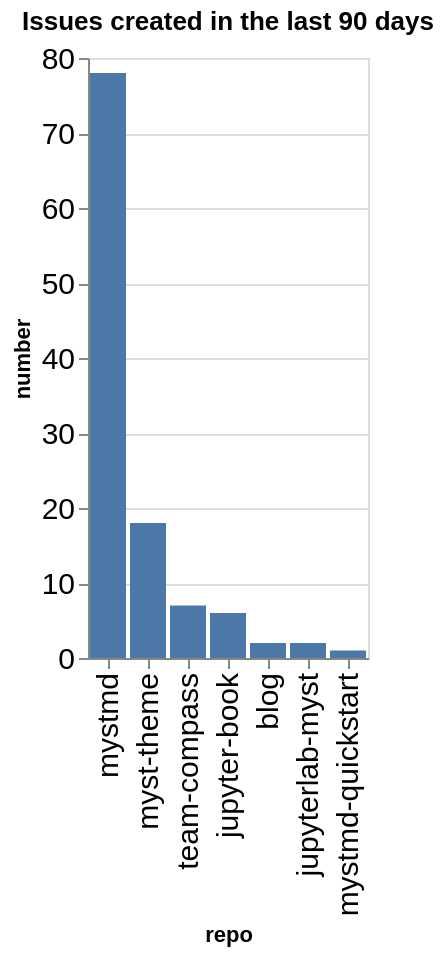

Notebook cell for this chart:
### Code cell
created_counts = created.groupby(['org', 'repo']).count()['number'].reset_index()
created_counts['org/repo'] = created_counts.apply(lambda a: a['org'] + '/' + a['repo'], axis=1)
sorted_vals = created_counts.sort_values(['org', 'number'], ascending=False)['repo'].values
alt.Chart(data=created_counts, title=f"Issues created in the last {n_days} days").mark_bar().encode(
    x=alt.X('repo', sort=alt.Sort(sorted_vals.tolist())),
    y='number',
)

### Figure 1 — Vega-Lite specification as saved in the notebook (floating-point values rounded to 4 significant figures)
{"config": {"axisLeft": {"labelFontSize": 15}, "axisBottom": {"labelFontSize": 15}}, "data": {"name": "data-76483cd13e9b12ad3930d58ce1c0d790"}, "mark": {"type": "bar"}, "encoding": {"x": {"field": "repo", "sort": ["mystmd", "myst-theme", "team-compass", "jupyter-book", "blog", "jupyterlab-myst", "mystmd-quickstart"], "type": "nominal"}, "y": {"field": "number", "type": "quantitative"}}, "title": "Issues created in the last 90 days", "$schema": "https://vega.github.io/schema/vega-lite/v5.20.1.json", "datasets": {"data-76483cd13e9b12ad3930d58ce1c0d790": [{"org": "jupyter-book", "repo": "blog", "number": 2, "org/repo": "jupyter-book/blog"}, {"org": "jupyter-book", "repo": "jupyter-book", "number": 6, "org/repo": "jupyter-book/jupyter-book"}, {"org": "jupyter-book", "repo": "jupyterlab-myst", "number": 2, "org/repo": "jupyter-book/jupyterlab-myst"}, {"org": "jupyter-book", "repo": "myst-theme", "number": 18, "org/repo": "jupyter-book/myst-theme"}, {"org": "jupyter-book", "repo": "mystmd", "number": 78, "org/repo": "jupyter-book/mystmd"}, {"org": "jupyter-book", "repo": "mystmd-quickstart", "number": 1, "org/repo": "jupyter-book/mystmd-quickstart"}, {"org": "jupyter-book", "repo": "team-compass", "number": 7, "org/repo": "jupyter-book/team-compass"}]}}
